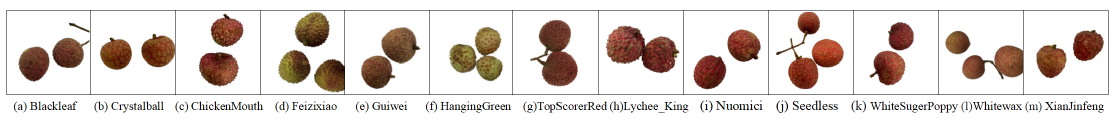
#> input picture Multiple lychee images.png, 2224 x 252 px (shown at 1/2 size); its folder holds only this picture in this run
$ python -i data_processing.py   (imports and definitions only)
#> lines starting #> are read from the running program, lines starting #| are printed output that depends on the picture

from PIL import Image

# [1 line not run here, left out]

# print(imgmap)

def bgTrans2white(img):
    L_x = []
    L_y = []
    k = 170  # 像素亮度变化率
    # imgmap=[0]*2000         #2-前景，1分界，0背景,

    imgmap = [[2] * 3024 for i in range(0, 3024)]

    imgmap[0][0] = 0

    mapcontx = 1000
    mapconty = 1000


    sp = img.size
    width = sp[0]
    height = sp[1]

    # print(sp)

    for i in range(3023):
        for j in range(3023):
            dot1 = (i, j)
            color_d1 = img.getpixel(dot1)  # 与cv2不同的是，这里需要用getpixel方法来获取维度数据
            dot2 = (i, j + 1)
            color_d2 = img.getpixel(dot2)  # 与cv2不同的是，这里需要用getpixel方法来获取维度数据
            dot3 = (i + 1, j)
            color_d3 = img.getpixel(dot3)  # 与cv2不同的是，这里需要用getpixel方法来获取维度数据
            dot4 = (i + 1, j + 1)
            color_d4 = img.getpixel(dot4)  # 与cv2不同的是，这里需要用getpixel方法来获取维度数据
            # print(abs(color_d2[2]-color_d1[2]))

            if (abs(color_d2[2] - color_d1[2]) < k and imgmap[i][j + 1] == 2 and imgmap[i][j] == 0):
                imgmap[i][j + 1] = 0
                img.putpixel(dot2, (255, 255, 255))  # 赋值的方法是通过putpixel
            if (abs(color_d3[2] - color_d1[2]) < k and imgmap[i + 1][j] == 2 and imgmap[i][j] == 0):
                imgmap[i + 1][j] = 0
                img.putpixel(dot3, (255, 255, 255))  # 赋值的方法是通过putpixel
            if (abs(color_d4[2] - color_d1[2]) < k and imgmap[i + 1][j + 1] == 2 and imgmap[i][j] == 0):
                imgmap[i + 1][j + 1] = 0
                img.putpixel(dot4, (255, 255, 255))  # 赋值的方法是通过putpixel

            # print(imgmap[i][j],imgmap[i][j+1],imgmap[i+1][j],abs(color_d2[2]-color_d1[2]))

    for m in range(3023):
        i = 3023 - m
        for n in range(3023):
            j = 3023 - n
            dot1 = (i, j)
            color_d1 = img.getpixel(dot1)  # 与cv2不同的是，这里需要用getpixel方法来获取维度数据
            dot2 = (i, j - 1)
            color_d2 = img.getpixel(dot2)  # 与cv2不同的是，这里需要用getpixel方法来获取维度数据
            dot3 = (i - 1, j)
            color_d3 = img.getpixel(dot3)  # 与cv2不同的是，这里需要用getpixel方法来获取维度数据
            dot4 = (i - 1, j - 1)
            color_d4 = img.getpixel(dot4)  # 与cv2不同的是，这里需要用getpixel方法来获取维度数据
            # print(abs(color_d2[2]-color_d1[2]))

            if (abs(color_d2[2] - color_d1[2]) < k and imgmap[i][j - 1] == 2 and imgmap[i][j] == 0):
                imgmap[i][j - 1] = 0
                img.putpixel(dot2, (255, 255, 255))  # 赋值的方法是通过putpixel
            if (abs(color_d3[2] - color_d1[2]) < k and imgmap[i - 1][j] == 2 and imgmap[i][j] == 0):
                imgmap[i - 1][j] = 0
                img.putpixel(dot3, (255, 255, 255))  # 赋值的方法是通过putpixel
            if (abs(color_d4[2] - color_d1[2]) < k and imgmap[i - 1][j - 1] == 2 and imgmap[i][j] == 0):
                imgmap[i - 1][j - 1] = 0
                img.putpixel(dot4, (255, 255, 255))  # 赋值的方法是通过putpixel

            # print(imgmap[i][j],imgmap[i][j+1],imgmap[i+1][j],abs(color_d2[2]-color_d1[2]))

    return img

import os

img_dir = 'F:/zhenghanling/Resnet/data/train/baila/'
out_dir = './Output/train/baila/'
# img = Image.open('F:/zhenghanling/Resnet/data/train/baila/IMG_E5202.jpg')
# [8 lines not run here, left out]


# # 设置输入和输出文件夹路径
# input_folder = 'F:/zhenghanling/Resnet/data/train/baila/'  # 替换为你的输入文件夹路径
# output_folder = 'F:/zhenghanling/data/train/baitangyin/'  # 替换为你的输出文件夹路径
#
# for filename in os.listdir(input_folder):
#     # input_path = os.path.join(input_folder, filename)
#     # output_path = os.path.join(output_folder, filename)
#     img = Image.open(input_folder+filename)
#     img = bgTrans2white(img)
#     # img.show()  # 显示图片
#     img.save('F:/zhenghanling/data/train/baila/23.jpg')  # 保存图片
#     print(filename+"finished!")
# print("处理完成！")

>>> import cv2
>>> picture = cv2.imread('../Multiple lychee images.png', cv2.IMREAD_GRAYSCALE)
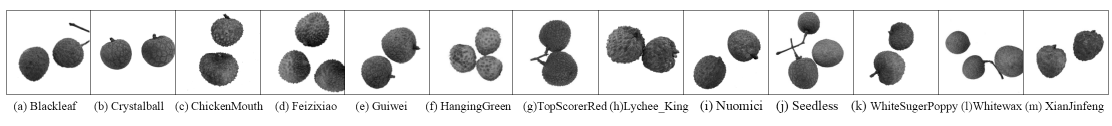
#> picture: shape (252, 2224) (shown at 1/2 size); min 0, max 255, mean 219.2
>>> result = bgTrans2white(picture)
#> (the run stopped early here; a loop or call above may not have finished)

$ run again, on Single lychee images.png
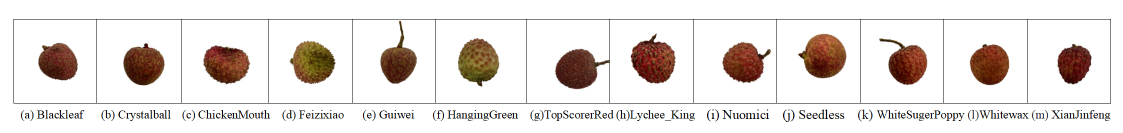
#> input picture Single lychee images.png, 2246 x 266 px (shown at 1/2 size)
#> `picture = cv2.imread('../Multiple lychee images.png', cv2.IMREAD_GRAYS..`:
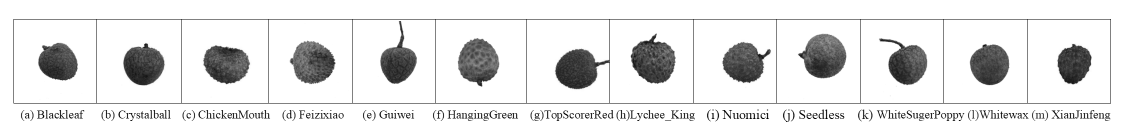
#> picture: shape (266, 2246) (shown at 1/2 size); min 0, max 255, mean 228.2
